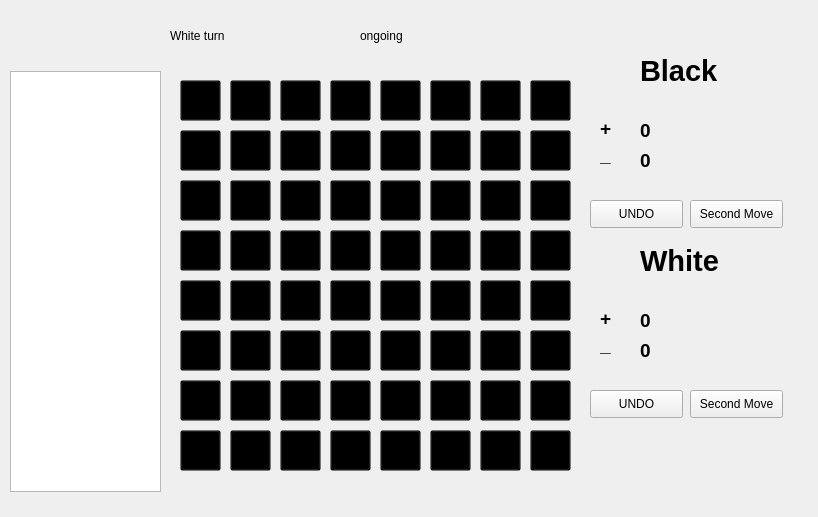
<?xml version="1.0" encoding="UTF-8"?>
<ui version="4.0">
 <class>Board2</class>
 <widget class="QWidget" name="Board2">
  <property name="geometry">
   <rect>
    <x>0</x>
    <y>0</y>
    <width>818</width>
    <height>517</height>
   </rect>
  </property>
  <property name="windowTitle">
   <string>Form</string>
  </property>
  <widget class="QLabel" name="Background">
   <property name="geometry">
    <rect>
     <x>-10</x>
     <y>0</y>
     <width>831</width>
     <height>541</height>
    </rect>
   </property>
   <property name="text">
    <string/>
   </property>
  </widget>
  <widget class="QTextBrowser" name="textBrowser">
   <property name="geometry">
    <rect>
     <x>10</x>
     <y>71</y>
     <width>151</width>
     <height>421</height>
    </rect>
   </property>
  </widget>
  <widget class="QLabel" name="board">
   <property name="geometry">
    <rect>
     <x>160</x>
     <y>69</y>
     <width>421</width>
     <height>421</height>
    </rect>
   </property>
   <property name="text">
    <string/>
   </property>
  </widget>
  <widget class="QLabel" name="label">
   <property name="geometry">
    <rect>
     <x>170</x>
     <y>20</y>
     <width>151</width>
     <height>31</height>
    </rect>
   </property>
   <property name="text">
    <string>White turn</string>
   </property>
  </widget>
  <widget class="QLabel" name="label2">
   <property name="geometry">
    <rect>
     <x>360</x>
     <y>20</y>
     <width>151</width>
     <height>31</height>
    </rect>
   </property>
   <property name="text">
    <string>ongoing</string>
   </property>
  </widget>
  <widget class="QPushButton" name="B6">
   <property name="geometry">
    <rect>
     <x>230</x>
     <y>180</y>
     <width>41</width>
     <height>41</height>
    </rect>
   </property>
   <property name="styleSheet">
    <string notr="true">background: transparent;</string>
   </property>
   <property name="text">
    <string/>
   </property>
  </widget>
  <widget class="QPushButton" name="D2">
   <property name="geometry">
    <rect>
     <x>330</x>
     <y>380</y>
     <width>41</width>
     <height>41</height>
    </rect>
   </property>
   <property name="styleSheet">
    <string notr="true">background: transparent;</string>
   </property>
   <property name="text">
    <string/>
   </property>
  </widget>
  <widget class="QPushButton" name="E1">
   <property name="geometry">
    <rect>
     <x>380</x>
     <y>430</y>
     <width>41</width>
     <height>41</height>
    </rect>
   </property>
   <property name="styleSheet">
    <string notr="true">background: transparent;</string>
   </property>
   <property name="text">
    <string/>
   </property>
  </widget>
  <widget class="QPushButton" name="A4">
   <property name="geometry">
    <rect>
     <x>180</x>
     <y>280</y>
     <width>41</width>
     <height>41</height>
    </rect>
   </property>
   <property name="styleSheet">
    <string notr="true">background: transparent;</string>
   </property>
   <property name="text">
    <string/>
   </property>
  </widget>
  <widget class="QPushButton" name="D6">
   <property name="geometry">
    <rect>
     <x>330</x>
     <y>180</y>
     <width>41</width>
     <height>41</height>
    </rect>
   </property>
   <property name="styleSheet">
    <string notr="true">background: transparent;</string>
   </property>
   <property name="text">
    <string/>
   </property>
  </widget>
  <widget class="QPushButton" name="A5">
   <property name="geometry">
    <rect>
     <x>180</x>
     <y>230</y>
     <width>41</width>
     <height>41</height>
    </rect>
   </property>
   <property name="styleSheet">
    <string notr="true">background: transparent;</string>
   </property>
   <property name="text">
    <string/>
   </property>
  </widget>
  <widget class="QPushButton" name="E4">
   <property name="geometry">
    <rect>
     <x>380</x>
     <y>280</y>
     <width>41</width>
     <height>41</height>
    </rect>
   </property>
   <property name="styleSheet">
    <string notr="true">background: transparent;</string>
   </property>
   <property name="text">
    <string/>
   </property>
  </widget>
  <widget class="QPushButton" name="C3">
   <property name="geometry">
    <rect>
     <x>280</x>
     <y>330</y>
     <width>41</width>
     <height>41</height>
    </rect>
   </property>
   <property name="styleSheet">
    <string notr="true">background: transparent;</string>
   </property>
   <property name="text">
    <string/>
   </property>
  </widget>
  <widget class="QPushButton" name="G1">
   <property name="geometry">
    <rect>
     <x>480</x>
     <y>430</y>
     <width>41</width>
     <height>41</height>
    </rect>
   </property>
   <property name="styleSheet">
    <string notr="true">background: transparent;</string>
   </property>
   <property name="text">
    <string/>
   </property>
  </widget>
  <widget class="QPushButton" name="G4">
   <property name="geometry">
    <rect>
     <x>480</x>
     <y>280</y>
     <width>41</width>
     <height>41</height>
    </rect>
   </property>
   <property name="styleSheet">
    <string notr="true">background: transparent;</string>
   </property>
   <property name="text">
    <string/>
   </property>
  </widget>
  <widget class="QPushButton" name="H3">
   <property name="geometry">
    <rect>
     <x>530</x>
     <y>330</y>
     <width>41</width>
     <height>41</height>
    </rect>
   </property>
   <property name="styleSheet">
    <string notr="true">background: transparent;</string>
   </property>
   <property name="text">
    <string/>
   </property>
  </widget>
  <widget class="QPushButton" name="H2">
   <property name="geometry">
    <rect>
     <x>530</x>
     <y>380</y>
     <width>41</width>
     <height>41</height>
    </rect>
   </property>
   <property name="styleSheet">
    <string notr="true">background: transparent;</string>
   </property>
   <property name="text">
    <string/>
   </property>
  </widget>
  <widget class="QPushButton" name="G8">
   <property name="geometry">
    <rect>
     <x>480</x>
     <y>80</y>
     <width>41</width>
     <height>41</height>
    </rect>
   </property>
   <property name="styleSheet">
    <string notr="true">background: transparent;</string>
   </property>
   <property name="text">
    <string/>
   </property>
  </widget>
  <widget class="QPushButton" name="F8">
   <property name="geometry">
    <rect>
     <x>430</x>
     <y>80</y>
     <width>41</width>
     <height>41</height>
    </rect>
   </property>
   <property name="styleSheet">
    <string notr="true">background: transparent;</string>
   </property>
   <property name="text">
    <string/>
   </property>
  </widget>
  <widget class="QPushButton" name="A6">
   <property name="geometry">
    <rect>
     <x>180</x>
     <y>180</y>
     <width>41</width>
     <height>41</height>
    </rect>
   </property>
   <property name="styleSheet">
    <string notr="true">background: transparent;</string>
   </property>
   <property name="text">
    <string/>
   </property>
  </widget>
  <widget class="QPushButton" name="C5">
   <property name="geometry">
    <rect>
     <x>280</x>
     <y>230</y>
     <width>41</width>
     <height>41</height>
    </rect>
   </property>
   <property name="styleSheet">
    <string notr="true">background: transparent;</string>
   </property>
   <property name="text">
    <string/>
   </property>
  </widget>
  <widget class="QPushButton" name="F5">
   <property name="geometry">
    <rect>
     <x>430</x>
     <y>230</y>
     <width>41</width>
     <height>41</height>
    </rect>
   </property>
   <property name="styleSheet">
    <string notr="true">background: transparent;</string>
   </property>
   <property name="text">
    <string/>
   </property>
  </widget>
  <widget class="QPushButton" name="A1">
   <property name="geometry">
    <rect>
     <x>180</x>
     <y>430</y>
     <width>41</width>
     <height>41</height>
    </rect>
   </property>
   <property name="styleSheet">
    <string notr="true">background: transparent;</string>
   </property>
   <property name="text">
    <string/>
   </property>
  </widget>
  <widget class="QPushButton" name="A7">
   <property name="geometry">
    <rect>
     <x>180</x>
     <y>130</y>
     <width>41</width>
     <height>41</height>
    </rect>
   </property>
   <property name="styleSheet">
    <string notr="true">background: transparent;</string>
   </property>
   <property name="text">
    <string/>
   </property>
  </widget>
  <widget class="QPushButton" name="G3">
   <property name="geometry">
    <rect>
     <x>480</x>
     <y>330</y>
     <width>41</width>
     <height>41</height>
    </rect>
   </property>
   <property name="styleSheet">
    <string notr="true">background: transparent;</string>
   </property>
   <property name="text">
    <string/>
   </property>
  </widget>
  <widget class="QPushButton" name="E6">
   <property name="geometry">
    <rect>
     <x>380</x>
     <y>180</y>
     <width>41</width>
     <height>41</height>
    </rect>
   </property>
   <property name="styleSheet">
    <string notr="true">background: transparent;</string>
   </property>
   <property name="text">
    <string/>
   </property>
  </widget>
  <widget class="QPushButton" name="D4">
   <property name="geometry">
    <rect>
     <x>330</x>
     <y>280</y>
     <width>41</width>
     <height>41</height>
    </rect>
   </property>
   <property name="styleSheet">
    <string notr="true">background: transparent;</string>
   </property>
   <property name="text">
    <string/>
   </property>
  </widget>
  <widget class="QPushButton" name="F1">
   <property name="geometry">
    <rect>
     <x>430</x>
     <y>430</y>
     <width>41</width>
     <height>41</height>
    </rect>
   </property>
   <property name="styleSheet">
    <string notr="true">background: transparent;</string>
   </property>
   <property name="text">
    <string/>
   </property>
  </widget>
  <widget class="QPushButton" name="F6">
   <property name="geometry">
    <rect>
     <x>430</x>
     <y>180</y>
     <width>41</width>
     <height>41</height>
    </rect>
   </property>
   <property name="styleSheet">
    <string notr="true">background: transparent;</string>
   </property>
   <property name="text">
    <string/>
   </property>
  </widget>
  <widget class="QPushButton" name="G2">
   <property name="geometry">
    <rect>
     <x>480</x>
     <y>380</y>
     <width>41</width>
     <height>41</height>
    </rect>
   </property>
   <property name="styleSheet">
    <string notr="true">background: transparent;</string>
   </property>
   <property name="text">
    <string/>
   </property>
  </widget>
  <widget class="QPushButton" name="H5">
   <property name="geometry">
    <rect>
     <x>530</x>
     <y>230</y>
     <width>41</width>
     <height>41</height>
    </rect>
   </property>
   <property name="styleSheet">
    <string notr="true">background: transparent;</string>
   </property>
   <property name="text">
    <string/>
   </property>
  </widget>
  <widget class="QPushButton" name="H7">
   <property name="geometry">
    <rect>
     <x>530</x>
     <y>130</y>
     <width>41</width>
     <height>41</height>
    </rect>
   </property>
   <property name="styleSheet">
    <string notr="true">background: transparent;</string>
   </property>
   <property name="text">
    <string/>
   </property>
  </widget>
  <widget class="QPushButton" name="C4">
   <property name="geometry">
    <rect>
     <x>280</x>
     <y>280</y>
     <width>41</width>
     <height>41</height>
    </rect>
   </property>
   <property name="styleSheet">
    <string notr="true">background: transparent;</string>
   </property>
   <property name="text">
    <string/>
   </property>
  </widget>
  <widget class="QPushButton" name="A3">
   <property name="geometry">
    <rect>
     <x>180</x>
     <y>330</y>
     <width>41</width>
     <height>41</height>
    </rect>
   </property>
   <property name="styleSheet">
    <string notr="true">background: transparent;</string>
   </property>
   <property name="text">
    <string/>
   </property>
  </widget>
  <widget class="QPushButton" name="E3">
   <property name="geometry">
    <rect>
     <x>380</x>
     <y>330</y>
     <width>41</width>
     <height>41</height>
    </rect>
   </property>
   <property name="styleSheet">
    <string notr="true">background: transparent;</string>
   </property>
   <property name="text">
    <string/>
   </property>
  </widget>
  <widget class="QPushButton" name="B3">
   <property name="geometry">
    <rect>
     <x>230</x>
     <y>330</y>
     <width>41</width>
     <height>41</height>
    </rect>
   </property>
   <property name="styleSheet">
    <string notr="true">background: transparent;</string>
   </property>
   <property name="text">
    <string/>
   </property>
  </widget>
  <widget class="QPushButton" name="C2">
   <property name="geometry">
    <rect>
     <x>280</x>
     <y>380</y>
     <width>41</width>
     <height>41</height>
    </rect>
   </property>
   <property name="styleSheet">
    <string notr="true">background: transparent;</string>
   </property>
   <property name="text">
    <string/>
   </property>
  </widget>
  <widget class="QPushButton" name="C8">
   <property name="geometry">
    <rect>
     <x>280</x>
     <y>80</y>
     <width>41</width>
     <height>41</height>
    </rect>
   </property>
   <property name="styleSheet">
    <string notr="true">background: transparent;</string>
   </property>
   <property name="text">
    <string/>
   </property>
  </widget>
  <widget class="QPushButton" name="F4">
   <property name="geometry">
    <rect>
     <x>430</x>
     <y>280</y>
     <width>41</width>
     <height>41</height>
    </rect>
   </property>
   <property name="styleSheet">
    <string notr="true">background: transparent;</string>
   </property>
   <property name="text">
    <string/>
   </property>
  </widget>
  <widget class="QPushButton" name="D5">
   <property name="geometry">
    <rect>
     <x>330</x>
     <y>230</y>
     <width>41</width>
     <height>41</height>
    </rect>
   </property>
   <property name="styleSheet">
    <string notr="true">background: transparent;</string>
   </property>
   <property name="text">
    <string/>
   </property>
  </widget>
  <widget class="QPushButton" name="C1">
   <property name="geometry">
    <rect>
     <x>280</x>
     <y>430</y>
     <width>41</width>
     <height>41</height>
    </rect>
   </property>
   <property name="styleSheet">
    <string notr="true">background: transparent;</string>
   </property>
   <property name="text">
    <string/>
   </property>
  </widget>
  <widget class="QPushButton" name="E7">
   <property name="geometry">
    <rect>
     <x>380</x>
     <y>130</y>
     <width>41</width>
     <height>41</height>
    </rect>
   </property>
   <property name="styleSheet">
    <string notr="true">background: transparent;</string>
   </property>
   <property name="text">
    <string/>
   </property>
  </widget>
  <widget class="QPushButton" name="D7">
   <property name="geometry">
    <rect>
     <x>330</x>
     <y>130</y>
     <width>41</width>
     <height>41</height>
    </rect>
   </property>
   <property name="styleSheet">
    <string notr="true">background: transparent;</string>
   </property>
   <property name="text">
    <string/>
   </property>
  </widget>
  <widget class="QPushButton" name="H6">
   <property name="geometry">
    <rect>
     <x>530</x>
     <y>180</y>
     <width>41</width>
     <height>41</height>
    </rect>
   </property>
   <property name="styleSheet">
    <string notr="true">background: transparent;</string>
   </property>
   <property name="text">
    <string/>
   </property>
  </widget>
  <widget class="QPushButton" name="B8">
   <property name="geometry">
    <rect>
     <x>230</x>
     <y>80</y>
     <width>41</width>
     <height>41</height>
    </rect>
   </property>
   <property name="styleSheet">
    <string notr="true">background: transparent;</string>
   </property>
   <property name="text">
    <string/>
   </property>
  </widget>
  <widget class="QPushButton" name="E5">
   <property name="geometry">
    <rect>
     <x>380</x>
     <y>230</y>
     <width>41</width>
     <height>41</height>
    </rect>
   </property>
   <property name="styleSheet">
    <string notr="true">background: transparent;</string>
   </property>
   <property name="text">
    <string/>
   </property>
  </widget>
  <widget class="QPushButton" name="B4">
   <property name="geometry">
    <rect>
     <x>230</x>
     <y>280</y>
     <width>41</width>
     <height>41</height>
    </rect>
   </property>
   <property name="styleSheet">
    <string notr="true">background: transparent;</string>
   </property>
   <property name="text">
    <string/>
   </property>
  </widget>
  <widget class="QPushButton" name="H4">
   <property name="geometry">
    <rect>
     <x>530</x>
     <y>280</y>
     <width>41</width>
     <height>41</height>
    </rect>
   </property>
   <property name="styleSheet">
    <string notr="true">background: transparent;</string>
   </property>
   <property name="text">
    <string/>
   </property>
  </widget>
  <widget class="QPushButton" name="H1">
   <property name="geometry">
    <rect>
     <x>530</x>
     <y>430</y>
     <width>41</width>
     <height>41</height>
    </rect>
   </property>
   <property name="styleSheet">
    <string notr="true">background: transparent;</string>
   </property>
   <property name="text">
    <string/>
   </property>
  </widget>
  <widget class="QPushButton" name="G7">
   <property name="geometry">
    <rect>
     <x>480</x>
     <y>130</y>
     <width>41</width>
     <height>41</height>
    </rect>
   </property>
   <property name="styleSheet">
    <string notr="true">background: transparent;</string>
   </property>
   <property name="text">
    <string/>
   </property>
  </widget>
  <widget class="QPushButton" name="B7">
   <property name="geometry">
    <rect>
     <x>230</x>
     <y>130</y>
     <width>41</width>
     <height>41</height>
    </rect>
   </property>
   <property name="styleSheet">
    <string notr="true">background: transparent;</string>
   </property>
   <property name="text">
    <string/>
   </property>
  </widget>
  <widget class="QPushButton" name="F7">
   <property name="geometry">
    <rect>
     <x>430</x>
     <y>130</y>
     <width>41</width>
     <height>41</height>
    </rect>
   </property>
   <property name="styleSheet">
    <string notr="true">background: transparent;</string>
   </property>
   <property name="text">
    <string/>
   </property>
  </widget>
  <widget class="QPushButton" name="G6">
   <property name="geometry">
    <rect>
     <x>480</x>
     <y>180</y>
     <width>41</width>
     <height>41</height>
    </rect>
   </property>
   <property name="styleSheet">
    <string notr="true">background: transparent;</string>
   </property>
   <property name="text">
    <string/>
   </property>
  </widget>
  <widget class="QPushButton" name="D1">
   <property name="geometry">
    <rect>
     <x>330</x>
     <y>430</y>
     <width>41</width>
     <height>41</height>
    </rect>
   </property>
   <property name="styleSheet">
    <string notr="true">background: transparent;</string>
   </property>
   <property name="text">
    <string/>
   </property>
  </widget>
  <widget class="QPushButton" name="H8">
   <property name="geometry">
    <rect>
     <x>530</x>
     <y>80</y>
     <width>41</width>
     <height>41</height>
    </rect>
   </property>
   <property name="styleSheet">
    <string notr="true">background: transparent;</string>
   </property>
   <property name="text">
    <string/>
   </property>
  </widget>
  <widget class="QPushButton" name="D8">
   <property name="geometry">
    <rect>
     <x>330</x>
     <y>80</y>
     <width>41</width>
     <height>41</height>
    </rect>
   </property>
   <property name="styleSheet">
    <string notr="true">background: transparent;</string>
   </property>
   <property name="text">
    <string/>
   </property>
  </widget>
  <widget class="QPushButton" name="B1">
   <property name="geometry">
    <rect>
     <x>230</x>
     <y>430</y>
     <width>41</width>
     <height>41</height>
    </rect>
   </property>
   <property name="styleSheet">
    <string notr="true">background: transparent;</string>
   </property>
   <property name="text">
    <string/>
   </property>
  </widget>
  <widget class="QPushButton" name="A8">
   <property name="geometry">
    <rect>
     <x>180</x>
     <y>80</y>
     <width>41</width>
     <height>41</height>
    </rect>
   </property>
   <property name="styleSheet">
    <string notr="true">background: transparent;</string>
   </property>
   <property name="text">
    <string/>
   </property>
  </widget>
  <widget class="QPushButton" name="C7">
   <property name="geometry">
    <rect>
     <x>280</x>
     <y>130</y>
     <width>41</width>
     <height>41</height>
    </rect>
   </property>
   <property name="styleSheet">
    <string notr="true">background: transparent;</string>
   </property>
   <property name="text">
    <string/>
   </property>
  </widget>
  <widget class="QPushButton" name="F2">
   <property name="geometry">
    <rect>
     <x>430</x>
     <y>380</y>
     <width>41</width>
     <height>41</height>
    </rect>
   </property>
   <property name="styleSheet">
    <string notr="true">background: transparent;</string>
   </property>
   <property name="text">
    <string/>
   </property>
  </widget>
  <widget class="QPushButton" name="E2">
   <property name="geometry">
    <rect>
     <x>380</x>
     <y>380</y>
     <width>41</width>
     <height>41</height>
    </rect>
   </property>
   <property name="styleSheet">
    <string notr="true">background: transparent;</string>
   </property>
   <property name="text">
    <string/>
   </property>
  </widget>
  <widget class="QPushButton" name="C6">
   <property name="geometry">
    <rect>
     <x>280</x>
     <y>180</y>
     <width>41</width>
     <height>41</height>
    </rect>
   </property>
   <property name="styleSheet">
    <string notr="true">background: transparent;</string>
   </property>
   <property name="text">
    <string/>
   </property>
  </widget>
  <widget class="QPushButton" name="G5">
   <property name="geometry">
    <rect>
     <x>480</x>
     <y>230</y>
     <width>41</width>
     <height>41</height>
    </rect>
   </property>
   <property name="styleSheet">
    <string notr="true">background: transparent;</string>
   </property>
   <property name="text">
    <string/>
   </property>
  </widget>
  <widget class="QPushButton" name="A2">
   <property name="geometry">
    <rect>
     <x>180</x>
     <y>380</y>
     <width>41</width>
     <height>41</height>
    </rect>
   </property>
   <property name="styleSheet">
    <string notr="true">background: transparent;</string>
   </property>
   <property name="text">
    <string/>
   </property>
  </widget>
  <widget class="QPushButton" name="B2">
   <property name="geometry">
    <rect>
     <x>230</x>
     <y>380</y>
     <width>41</width>
     <height>41</height>
    </rect>
   </property>
   <property name="styleSheet">
    <string notr="true">background: transparent;</string>
   </property>
   <property name="text">
    <string/>
   </property>
  </widget>
  <widget class="QPushButton" name="B5">
   <property name="geometry">
    <rect>
     <x>230</x>
     <y>230</y>
     <width>41</width>
     <height>41</height>
    </rect>
   </property>
   <property name="styleSheet">
    <string notr="true">background: transparent;</string>
   </property>
   <property name="text">
    <string/>
   </property>
  </widget>
  <widget class="QPushButton" name="E8">
   <property name="geometry">
    <rect>
     <x>380</x>
     <y>80</y>
     <width>41</width>
     <height>41</height>
    </rect>
   </property>
   <property name="styleSheet">
    <string notr="true">background: transparent;</string>
   </property>
   <property name="text">
    <string/>
   </property>
  </widget>
  <widget class="QPushButton" name="D3">
   <property name="geometry">
    <rect>
     <x>330</x>
     <y>330</y>
     <width>41</width>
     <height>41</height>
    </rect>
   </property>
   <property name="styleSheet">
    <string notr="true">background: transparent;</string>
   </property>
   <property name="text">
    <string/>
   </property>
  </widget>
  <widget class="QPushButton" name="F3">
   <property name="geometry">
    <rect>
     <x>430</x>
     <y>330</y>
     <width>41</width>
     <height>41</height>
    </rect>
   </property>
   <property name="styleSheet">
    <string notr="true">background: transparent;</string>
   </property>
   <property name="text">
    <string/>
   </property>
  </widget>
  <widget class="QLabel" name="label_2">
   <property name="geometry">
    <rect>
     <x>640</x>
     <y>50</y>
     <width>121</width>
     <height>41</height>
    </rect>
   </property>
   <property name="font">
    <font>
     <pointsize>22</pointsize>
     <weight>75</weight>
     <bold>true</bold>
    </font>
   </property>
   <property name="text">
    <string>Black</string>
   </property>
  </widget>
  <widget class="QLabel" name="label_3">
   <property name="geometry">
    <rect>
     <x>600</x>
     <y>120</y>
     <width>21</width>
     <height>16</height>
    </rect>
   </property>
   <property name="font">
    <font>
     <pointsize>14</pointsize>
     <weight>75</weight>
     <bold>true</bold>
    </font>
   </property>
   <property name="text">
    <string>+</string>
   </property>
  </widget>
  <widget class="QLabel" name="label_4">
   <property name="geometry">
    <rect>
     <x>600</x>
     <y>130</y>
     <width>21</width>
     <height>51</height>
    </rect>
   </property>
   <property name="font">
    <font>
     <pointsize>14</pointsize>
     <weight>75</weight>
     <bold>true</bold>
    </font>
   </property>
   <property name="text">
    <string>_</string>
   </property>
  </widget>
  <widget class="QLabel" name="label_5">
   <property name="geometry">
    <rect>
     <x>600</x>
     <y>310</y>
     <width>21</width>
     <height>16</height>
    </rect>
   </property>
   <property name="font">
    <font>
     <pointsize>14</pointsize>
     <weight>75</weight>
     <bold>true</bold>
    </font>
   </property>
   <property name="text">
    <string>+</string>
   </property>
  </widget>
  <widget class="QLabel" name="label_6">
   <property name="geometry">
    <rect>
     <x>640</x>
     <y>240</y>
     <width>121</width>
     <height>41</height>
    </rect>
   </property>
   <property name="font">
    <font>
     <pointsize>22</pointsize>
     <weight>75</weight>
     <bold>true</bold>
    </font>
   </property>
   <property name="text">
    <string>White</string>
   </property>
  </widget>
  <widget class="QLabel" name="label_7">
   <property name="geometry">
    <rect>
     <x>600</x>
     <y>320</y>
     <width>21</width>
     <height>51</height>
    </rect>
   </property>
   <property name="font">
    <font>
     <pointsize>14</pointsize>
     <weight>75</weight>
     <bold>true</bold>
    </font>
   </property>
   <property name="text">
    <string>_</string>
   </property>
  </widget>
  <widget class="QLabel" name="BP">
   <property name="geometry">
    <rect>
     <x>640</x>
     <y>120</y>
     <width>101</width>
     <height>21</height>
    </rect>
   </property>
   <property name="font">
    <font>
     <pointsize>14</pointsize>
     <weight>75</weight>
     <bold>true</bold>
    </font>
   </property>
   <property name="text">
    <string>0</string>
   </property>
  </widget>
  <widget class="QLabel" name="BN">
   <property name="geometry">
    <rect>
     <x>640</x>
     <y>150</y>
     <width>101</width>
     <height>21</height>
    </rect>
   </property>
   <property name="font">
    <font>
     <pointsize>14</pointsize>
     <weight>75</weight>
     <bold>true</bold>
    </font>
   </property>
   <property name="text">
    <string>0</string>
   </property>
  </widget>
  <widget class="QLabel" name="WP">
   <property name="geometry">
    <rect>
     <x>640</x>
     <y>310</y>
     <width>101</width>
     <height>21</height>
    </rect>
   </property>
   <property name="font">
    <font>
     <pointsize>14</pointsize>
     <weight>75</weight>
     <bold>true</bold>
    </font>
   </property>
   <property name="text">
    <string>0</string>
   </property>
  </widget>
  <widget class="QLabel" name="WN">
   <property name="geometry">
    <rect>
     <x>640</x>
     <y>340</y>
     <width>101</width>
     <height>21</height>
    </rect>
   </property>
   <property name="font">
    <font>
     <pointsize>14</pointsize>
     <weight>75</weight>
     <bold>true</bold>
    </font>
   </property>
   <property name="text">
    <string>0</string>
   </property>
  </widget>
  <widget class="QPushButton" name="WUndo">
   <property name="geometry">
    <rect>
     <x>590</x>
     <y>390</y>
     <width>93</width>
     <height>28</height>
    </rect>
   </property>
   <property name="text">
    <string>UNDO</string>
   </property>
  </widget>
  <widget class="QPushButton" name="WSmove">
   <property name="geometry">
    <rect>
     <x>690</x>
     <y>390</y>
     <width>93</width>
     <height>28</height>
    </rect>
   </property>
   <property name="text">
    <string>Second Move</string>
   </property>
  </widget>
  <widget class="QPushButton" name="BUNDO">
   <property name="geometry">
    <rect>
     <x>590</x>
     <y>200</y>
     <width>93</width>
     <height>28</height>
    </rect>
   </property>
   <property name="text">
    <string>UNDO</string>
   </property>
  </widget>
  <widget class="QPushButton" name="BSmove">
   <property name="geometry">
    <rect>
     <x>690</x>
     <y>200</y>
     <width>93</width>
     <height>28</height>
    </rect>
   </property>
   <property name="text">
    <string>Second Move</string>
   </property>
  </widget>
 </widget>
 <resources/>
 <connections/>
</ui>
